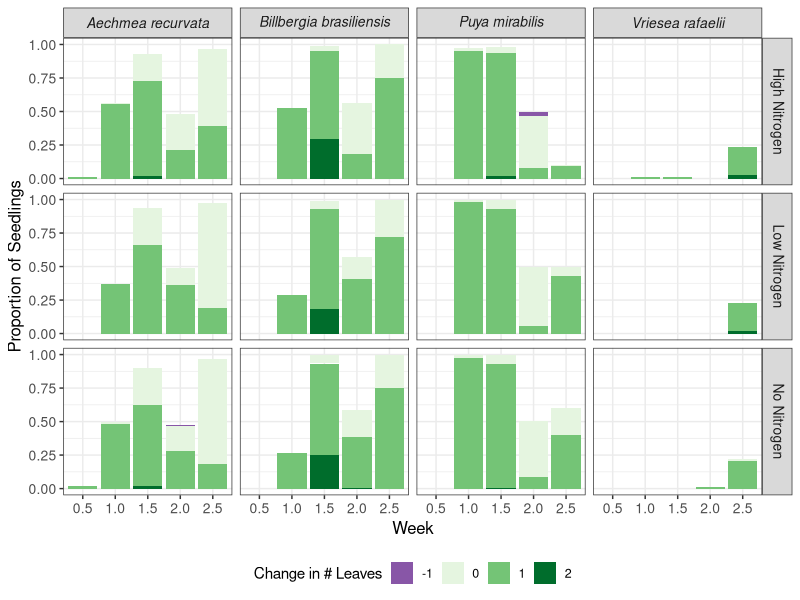

This figure's R source:
## This file filters the Organ Score data to generate Figure 5 of manuscript
#---Distribution of the change in # leaves per 0.5 weeks for each species & treatment

#Libraries
library(tidyverse)

#Load data
#-- Species: 1=Arec, 2=Bbra, 3=Pmir, 4=Vraf
#-- Treatments: 1=No N, 2=Low N, 3=High N
#-- Organ Scores: 0=Seed, 1=seed coat split, 2=root radical, 3=hypocotyl/cotyledon
#                 4=1 leaf, 5=2 leaves, 6=3 leaves, 7=4+ leaves
data <- read_csv("By_Seed_CSV3.csv", show_col_types = FALSE)

temp <- data %>%
  select(Genus,Nitrogen,
         OrganScore3,OrganScore7,OrganScore10,OrganScore14,OrganScore17,OrganScore21) %>%
  mutate(plant_id = row_number())

#------------------------
#Filter Organ Score Data 
#------------------------
OSRateData <- data %>%
  select(Genus,Nitrogen,
         OrganScore3,OrganScore7,OrganScore10,OrganScore14,OrganScore17,OrganScore21) %>%
  mutate(plant_id = row_number()) %>%
  rowwise() %>%
  mutate(Day3to7 = {
    idx <- which(!is.na(OrganScore3) & !is.na(OrganScore7) & OrganScore7 >= 4 & OrganScore7!=0)
    if (length(idx)==0) NA_integer_ else (OrganScore7 - max(3,OrganScore3))
  }) %>%
  mutate(Day7to10 = {
    idx <- which(!is.na(OrganScore7) & !is.na(OrganScore10) & OrganScore10 >= 4 & OrganScore10!=0)
    if (length(idx)==0) NA_integer_ else (OrganScore10 - max(3,OrganScore7))
  }) %>%
  mutate(Day10to14 = {
    idx <- which(!is.na(OrganScore10) & !is.na(OrganScore14) & OrganScore14 >= 4 & OrganScore14!=0)
    if (length(idx)==0) NA_integer_ else (OrganScore14 - max(3,OrganScore10))
  }) %>%
  mutate(Day14to17 = {
    idx <- which(!is.na(OrganScore14) & !is.na(OrganScore17) & OrganScore17 >= 4 & OrganScore17!=0)
    if (length(idx)==0) NA_integer_ else (OrganScore17 - max(3,OrganScore14))
  }) %>%
  mutate(Day17to21 = {
    idx <- which(!is.na(OrganScore17) & !is.na(OrganScore21) & OrganScore21 >= 4 & OrganScore21!=0)
    if (length(idx)==0) NA_integer_ else (OrganScore21 - max(3,OrganScore17))
  }) %>%
  ungroup() %>%
  mutate(Species = case_when(
    Genus == 1 ~ "italic('Aechmea recurvata')",
    Genus == 2 ~ "italic('Billbergia brasiliensis')",
    Genus == 3 ~ "italic('Puya mirabilis')",
    Genus == 4 ~ "italic('Vriesea rafaelii')",
    TRUE       ~ NA_character_)) %>%
  mutate(Treatment = case_when(
    Nitrogen == 1 ~ "No~Nitrogen",
    Nitrogen == 2 ~ "Low~Nitrogen",
    Nitrogen == 3 ~ "High~Nitrogen",
    TRUE       ~ NA_character_)) %>%
  select(plant_id,Species,Treatment,
         OrganScore3, Day3to7,
         OrganScore7, Day7to10,
         OrganScore10,Day10to14,
         OrganScore14,Day14to17,
         OrganScore17,Day17to21) %>%
  pivot_longer(cols = starts_with("Day"),
               names_to = "DayΔ",
               values_to = "OSΔ") %>%
  pivot_longer(cols = starts_with("OrganScore"),
               names_to = "Day",
               values_to = "OrganScore") %>%
  mutate(Day = parse_number(Day)) %>%
  filter(Day == as.numeric(str_extract(DayΔ, "\\d+"))) %>%
  select(plant_id,Species,Treatment,Day,OrganScore,DayΔ,OSΔ)

#--- Calculate proportion of seedlings in each change category
OSRateProportions <- OSRateData %>% 
  summarize(.by = c(Species, Treatment, DayΔ),
            num_seedlings = sum(OrganScore>0, na.rm=TRUE),
            countneg1 = sum(OSΔ==-1, na.rm=TRUE),
            count0 = sum(OSΔ==0, na.rm=TRUE),
            count1 = sum(OSΔ==1, na.rm=TRUE),
            count2 = sum(OSΔ==2, na.rm=TRUE),
            proportionneg1 = if_else(num_seedlings>0, countneg1/num_seedlings, 0),
            proportion0 = if_else(num_seedlings>0, count0/num_seedlings, 0),
            proportion1 = if_else(num_seedlings>0, count1/num_seedlings, 0),
            proportion2 = if_else(num_seedlings>0, count2/num_seedlings, 0))

#--- Pivot proprtions dataframe for ease of graphing
OSRateProportions_pivot <- OSRateProportions %>%
  select(Species,Treatment,DayΔ,proportionneg1,proportion0,proportion1,proportion2) %>%
  pivot_longer(cols = starts_with("proportion"),
               names_to = "LeafNumΔ",
               values_to = "proportion") %>%
  mutate(LeafNumΔ = case_when(
    LeafNumΔ=="proportionneg1" ~ as.numeric(-1),
    LeafNumΔ=="proportion0" ~ as.numeric(0),
    LeafNumΔ=="proportion1" ~ as.numeric(1),
    LeafNumΔ=="proportion2" ~ as.numeric(2) )) %>%
  mutate(DayΔ = case_when(
    DayΔ == "Day3to7"   ~ "0.5",
    DayΔ == "Day7to10"  ~ "1.0",
    DayΔ == "Day10to14" ~ "1.5",
    DayΔ == "Day14to17" ~ "2.0",
    DayΔ == "Day17to21" ~ "2.5",
    TRUE       ~ NA_character_))

#-----------------------------------
# Distribution Graph - by Time Step 
#-----------------------------------
ggplot(OSRateProportions_pivot,
  aes(x=DayΔ, y=proportion, fill=factor(LeafNumΔ))) +
  geom_col() + 
  facet_grid(Treatment~Species, drop=FALSE, labeller=label_parsed) + 
  theme_bw() +
  theme(legend.position="bottom",
        legend.justification=c("center","bottom"),
        legend.text = element_text(size=9),
        strip.text = element_text(size=10),
        axis.title = element_text(size = 12),
        axis.text = element_text(size = 10)) +
  labs(x="Week", y="Proportion of Seedlings", fill="Change in # Leaves") +
  scale_fill_manual(values=c("-1"="#8856A7","0"="#E5F5E0","1"="#74C476","2"="#006D2C"))
